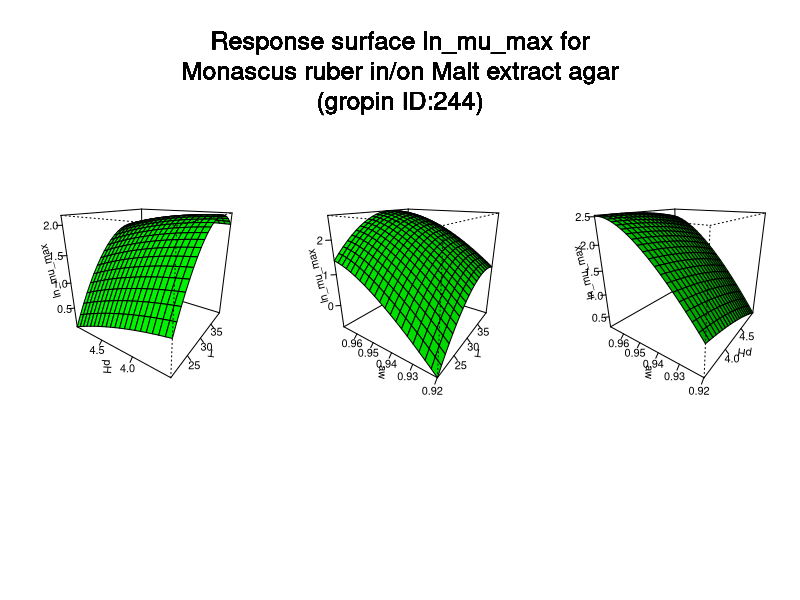

The R script that drew this image:
#############################
# start of Parameter script
#############################
T <- seq(20.02,39.96003996004,length.out=21)
pH <- seq(3.5035,4.995004995005,length.out=21)
aw <- seq(0.919919,0.969030969030969,length.out=21)
#############################
# end of Parameter script
#############################
############################# 
# start of Model script Gropin ID 244 
#############################
 
# constant coefficients for this model
a0 <- -10.0315
ax <- 0.324918
ax2 <- -6.7600000000000004E-3
ay <- 1.048619
ay2 <- -0.12821
abw <- 56.47651
abw2 <- -156.337
axy <- 0.015621
axbw <- 0.358186
aybw <- -2.93541
 
variables <- data.frame(T,pH,aw)
argumentsPar <- expand.grid(variables)
 
# heart of the model
response_surface <- function(T,pH,aw) {
   mumax <-a0+(ax*T)+(ax2*(T^2))+(ay*pH)+(ay2*(pH^2))+(abw*sqrt(1-aw))+(abw2*(sqrt(1-aw)^2))+(axy*T*pH)+(axbw*T*sqrt(1-aw))+(aybw*pH*sqrt(1-aw))

return(mumax=mumax)
} 

# output parameters
responseSurface <- cbind(argumentsPar,response_surface(argumentsPar['T'],argumentsPar['pH'],argumentsPar['aw']))
colnames(responseSurface) <- c(colnames(argumentsPar),'lnmumax')
#############################
# End of Model script
#############################
############################# 
# start of Visualisation script Gropin ID 244 
#############################
argPar1 <- expand.grid(T,pH)
argPar2 <- expand.grid(T,aw)
argPar3 <- expand.grid(pH,aw)
z1 <- matrix(unlist(response_surface(argPar1[1],argPar1[2],aw[10])),nrow=21)
z2 <- matrix(unlist(response_surface(argPar2[1],pH[10],argPar2[2])),nrow=21)
z3 <- matrix(unlist(response_surface(T[10],argPar3[1],argPar3[2])),nrow=21)
par(mfrow = c(1,3))
persp(T,pH,z1,col = 'green',xlab='T',ylab='pH',zlab='ln_mu_max',theta=305,phi=20,shade=0.25,ticktype = 'detailed')
persp(T,aw,z2,col = 'green',xlab='T',ylab='aw',zlab='ln_mu_max',theta=305,phi=20,shade=0.25,ticktype = 'detailed')
persp(pH,aw,z3,col = 'green',xlab='pH',ylab='aw',zlab='ln_mu_max',theta=305,phi=20,shade=0.25,ticktype = 'detailed')
mtext('Response surface ln_mu_max for
Monascus ruber in/on Malt extract agar
(gropin ID:244)',outer=T,  cex=1.5, line=-8.5, side=3)
#############################
# End of Visualisation script
#############################
